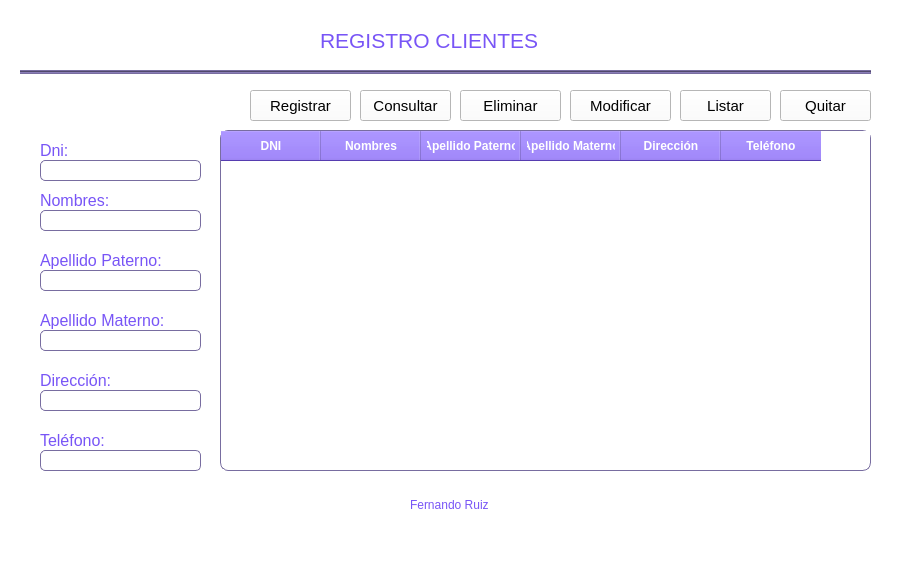
<?xml version="1.0" encoding="UTF-8"?>
<ui version="4.0">
 <class>MainWindow</class>
 <widget class="QMainWindow" name="MainWindow">
  <property name="geometry">
   <rect>
    <x>0</x>
    <y>0</y>
    <width>897</width>
    <height>577</height>
   </rect>
  </property>
  <property name="windowTitle">
   <string>MainWindow</string>
  </property>
  <property name="styleSheet">
   <string notr="true">QWidget {
background: white;
}</string>
  </property>
  <widget class="QWidget" name="centralwidget">
   <widget class="QPushButton" name="btnListar">
    <property name="geometry">
     <rect>
      <x>680</x>
      <y>90</y>
      <width>91</width>
      <height>31</height>
     </rect>
    </property>
    <property name="font">
     <font>
      <pointsize>11</pointsize>
     </font>
    </property>
    <property name="styleSheet">
     <string notr="true">QPushButton {
color: #7855F6;
border: 1px solid #786DA0;
border-radius: 10px
}

QPushButton:hover {
color: white;
background: #7855F6;
border: 1px solid white;
};</string>
    </property>
    <property name="text">
     <string>Listar</string>
    </property>
   </widget>
   <widget class="QPushButton" name="btnEliminar">
    <property name="geometry">
     <rect>
      <x>460</x>
      <y>90</y>
      <width>101</width>
      <height>31</height>
     </rect>
    </property>
    <property name="font">
     <font>
      <pointsize>11</pointsize>
     </font>
    </property>
    <property name="styleSheet">
     <string notr="true">QPushButton {
color: #7855F6;
border: 1px solid #786DA0;
border-radius: 10px
}

QPushButton:hover {
color: white;
background: #7855F6;
border: 1px solid white;
};</string>
    </property>
    <property name="text">
     <string>Eliminar</string>
    </property>
   </widget>
   <widget class="QPushButton" name="btnModificar">
    <property name="geometry">
     <rect>
      <x>570</x>
      <y>90</y>
      <width>101</width>
      <height>31</height>
     </rect>
    </property>
    <property name="font">
     <font>
      <pointsize>11</pointsize>
     </font>
    </property>
    <property name="styleSheet">
     <string notr="true">QPushButton {
color: #7855F6;
border: 1px solid #786DA0;
border-radius: 10px
}

QPushButton:hover {
color: white;
background: #7855F6;
border: 1px solid white;
};</string>
    </property>
    <property name="text">
     <string>Modificar</string>
    </property>
   </widget>
   <widget class="QPushButton" name="btnRegistrar">
    <property name="geometry">
     <rect>
      <x>250</x>
      <y>90</y>
      <width>101</width>
      <height>31</height>
     </rect>
    </property>
    <property name="font">
     <font>
      <family>MS Shell Dlg 2</family>
      <pointsize>11</pointsize>
      <weight>50</weight>
      <italic>false</italic>
      <bold>false</bold>
     </font>
    </property>
    <property name="styleSheet">
     <string notr="true">QPushButton {
color: #7855F6;
border: 1px solid #786DA0;
border-radius: 10px
}

QPushButton:hover {
color: white;
background: #7855F6;
border: 1px solid white;
};</string>
    </property>
    <property name="text">
     <string>Registrar</string>
    </property>
   </widget>
   <widget class="QPushButton" name="btnQuitar">
    <property name="geometry">
     <rect>
      <x>780</x>
      <y>90</y>
      <width>91</width>
      <height>31</height>
     </rect>
    </property>
    <property name="font">
     <font>
      <pointsize>11</pointsize>
     </font>
    </property>
    <property name="styleSheet">
     <string notr="true">QPushButton {
color: #7855F6;
border: 1px solid #786DA0;
border-radius: 10px
}

QPushButton:hover {
color: white;
background: #7855F6;
border: 1px solid white;
};</string>
    </property>
    <property name="text">
     <string>Quitar</string>
    </property>
   </widget>
   <widget class="QPushButton" name="btnConsultar">
    <property name="geometry">
     <rect>
      <x>360</x>
      <y>90</y>
      <width>91</width>
      <height>31</height>
     </rect>
    </property>
    <property name="font">
     <font>
      <pointsize>11</pointsize>
     </font>
    </property>
    <property name="styleSheet">
     <string notr="true">QPushButton {
color: #7855F6;
border: 1px solid #786DA0;
border-radius: 10px
}

QPushButton:hover {
color: white;
background: #7855F6;
border: 1px solid white;
};</string>
    </property>
    <property name="text">
     <string>Consultar</string>
    </property>
   </widget>
   <widget class="QLineEdit" name="txtApellidoMaterno">
    <property name="geometry">
     <rect>
      <x>40</x>
      <y>330</y>
      <width>161</width>
      <height>21</height>
     </rect>
    </property>
    <property name="styleSheet">
     <string notr="true">color: #7855F6;
border: 1px solid #786DA0;
border-radius: 5px</string>
    </property>
   </widget>
   <widget class="QLineEdit" name="txtTelefono">
    <property name="geometry">
     <rect>
      <x>40</x>
      <y>450</y>
      <width>161</width>
      <height>21</height>
     </rect>
    </property>
    <property name="styleSheet">
     <string notr="true">color: #7855F6;
border: 1px solid #786DA0;
border-radius: 5px</string>
    </property>
   </widget>
   <widget class="QLineEdit" name="txtApellidoPaterno">
    <property name="geometry">
     <rect>
      <x>40</x>
      <y>270</y>
      <width>161</width>
      <height>21</height>
     </rect>
    </property>
    <property name="styleSheet">
     <string notr="true">color: #7855F6;
border: 1px solid #786DA0;
border-radius: 5px</string>
    </property>
   </widget>
   <widget class="QLineEdit" name="txtDni">
    <property name="geometry">
     <rect>
      <x>40</x>
      <y>160</y>
      <width>161</width>
      <height>21</height>
     </rect>
    </property>
    <property name="styleSheet">
     <string notr="true">color: #7855F6;
border: 1px solid #786DA0;
border-radius: 5px</string>
    </property>
   </widget>
   <widget class="QLineEdit" name="txtDireccion">
    <property name="geometry">
     <rect>
      <x>40</x>
      <y>390</y>
      <width>161</width>
      <height>21</height>
     </rect>
    </property>
    <property name="styleSheet">
     <string notr="true">color: #7855F6;
border: 1px solid #786DA0;
border-radius: 5px</string>
    </property>
   </widget>
   <widget class="QLineEdit" name="txtNombres">
    <property name="geometry">
     <rect>
      <x>40</x>
      <y>210</y>
      <width>161</width>
      <height>21</height>
     </rect>
    </property>
    <property name="styleSheet">
     <string notr="true">color: #7855F6;
border: 1px solid #786DA0;
border-radius: 5px</string>
    </property>
   </widget>
   <widget class="QTableWidget" name="tblClientes">
    <property name="geometry">
     <rect>
      <x>220</x>
      <y>130</y>
      <width>651</width>
      <height>341</height>
     </rect>
    </property>
    <property name="styleSheet">
     <string notr="true">QTableWidget {
    gridline-color: #e0e0e0;
    border: 1px solid #786DA0;
    border-radius: 8px;
    font-size: 13px;
    color: #7855F6;
}

QHeaderView::section {
    background-color: #7855F6;
    color: white;
    padding: 6px;
    font-weight: bold;
}

QTableWidget::item:selected {
    background-color: #cfc6ff;
    color: black;
}

QTableWidget::item:hover {
    background-color: #eae6ff;
}
</string>
    </property>
    <column>
     <property name="text">
      <string>DNI</string>
     </property>
    </column>
    <column>
     <property name="text">
      <string>Nombres</string>
     </property>
    </column>
    <column>
     <property name="text">
      <string>Apellido Paterno</string>
     </property>
    </column>
    <column>
     <property name="text">
      <string>Apellido Materno</string>
     </property>
    </column>
    <column>
     <property name="text">
      <string>Dirección</string>
     </property>
    </column>
    <column>
     <property name="text">
      <string>Teléfono</string>
     </property>
    </column>
   </widget>
   <widget class="QLabel" name="label_9">
    <property name="geometry">
     <rect>
      <x>40</x>
      <y>140</y>
      <width>47</width>
      <height>21</height>
     </rect>
    </property>
    <property name="font">
     <font>
      <family>Arial</family>
      <pointsize>12</pointsize>
      <weight>50</weight>
      <bold>false</bold>
     </font>
    </property>
    <property name="styleSheet">
     <string notr="true">color: #7855F6;
font: inter</string>
    </property>
    <property name="text">
     <string>Dni:</string>
    </property>
   </widget>
   <widget class="QLabel" name="label_11">
    <property name="geometry">
     <rect>
      <x>40</x>
      <y>190</y>
      <width>91</width>
      <height>21</height>
     </rect>
    </property>
    <property name="font">
     <font>
      <family>Arial</family>
      <pointsize>12</pointsize>
      <weight>50</weight>
      <bold>false</bold>
     </font>
    </property>
    <property name="styleSheet">
     <string notr="true">color: #7855F6;
font: inter</string>
    </property>
    <property name="text">
     <string>Nombres:</string>
    </property>
   </widget>
   <widget class="QLabel" name="label_12">
    <property name="geometry">
     <rect>
      <x>40</x>
      <y>250</y>
      <width>161</width>
      <height>21</height>
     </rect>
    </property>
    <property name="font">
     <font>
      <family>Arial</family>
      <pointsize>12</pointsize>
      <weight>50</weight>
      <bold>false</bold>
     </font>
    </property>
    <property name="styleSheet">
     <string notr="true">color: #7855F6;
font: inter</string>
    </property>
    <property name="text">
     <string>Apellido Paterno:</string>
    </property>
   </widget>
   <widget class="QLabel" name="label_13">
    <property name="geometry">
     <rect>
      <x>40</x>
      <y>310</y>
      <width>161</width>
      <height>21</height>
     </rect>
    </property>
    <property name="font">
     <font>
      <family>Arial</family>
      <pointsize>12</pointsize>
      <weight>50</weight>
      <bold>false</bold>
     </font>
    </property>
    <property name="styleSheet">
     <string notr="true">color: #7855F6;
font: inter</string>
    </property>
    <property name="text">
     <string>Apellido Materno:</string>
    </property>
   </widget>
   <widget class="QLabel" name="label_14">
    <property name="geometry">
     <rect>
      <x>40</x>
      <y>430</y>
      <width>91</width>
      <height>21</height>
     </rect>
    </property>
    <property name="font">
     <font>
      <family>Arial</family>
      <pointsize>12</pointsize>
      <weight>50</weight>
      <bold>false</bold>
     </font>
    </property>
    <property name="styleSheet">
     <string notr="true">color: #7855F6;
font: inter</string>
    </property>
    <property name="text">
     <string>Teléfono:</string>
    </property>
   </widget>
   <widget class="QLabel" name="label_15">
    <property name="geometry">
     <rect>
      <x>40</x>
      <y>370</y>
      <width>111</width>
      <height>21</height>
     </rect>
    </property>
    <property name="font">
     <font>
      <family>Arial</family>
      <pointsize>12</pointsize>
      <weight>50</weight>
      <bold>false</bold>
     </font>
    </property>
    <property name="styleSheet">
     <string notr="true">color: #7855F6;
font: inter</string>
    </property>
    <property name="text">
     <string>Dirección:</string>
    </property>
   </widget>
   <widget class="QLabel" name="label">
    <property name="geometry">
     <rect>
      <x>320</x>
      <y>30</y>
      <width>261</width>
      <height>21</height>
     </rect>
    </property>
    <property name="font">
     <font>
      <pointsize>16</pointsize>
      <weight>50</weight>
      <italic>false</italic>
      <bold>false</bold>
     </font>
    </property>
    <property name="styleSheet">
     <string notr="true">color: #7855F6;
font: tahoma;
font-style: bold;
font-size: 16pt;</string>
    </property>
    <property name="text">
     <string>REGISTRO CLIENTES</string>
    </property>
   </widget>
   <widget class="QLabel" name="label_2">
    <property name="geometry">
     <rect>
      <x>410</x>
      <y>490</y>
      <width>91</width>
      <height>31</height>
     </rect>
    </property>
    <property name="styleSheet">
     <string notr="true">color: #7855F6;
</string>
    </property>
    <property name="text">
     <string>&lt;html&gt;&lt;head/&gt;&lt;body&gt;&lt;p&gt;&lt;span&gt;Fernando Ruiz&lt;/span&gt;&lt;/p&gt;&lt;/body&gt;&lt;/html&gt;</string>
    </property>
   </widget>
   <widget class="Line" name="line_2">
    <property name="geometry">
     <rect>
      <x>20</x>
      <y>70</y>
      <width>851</width>
      <height>4</height>
     </rect>
    </property>
    <property name="styleSheet">
     <string notr="true">background-color: #786DA0;
min-height: 2px;
max-height: 2px;</string>
    </property>
    <property name="orientation">
     <enum>Qt::Horizontal</enum>
    </property>
   </widget>
   <zorder>btnListar</zorder>
   <zorder>btnEliminar</zorder>
   <zorder>btnModificar</zorder>
   <zorder>btnRegistrar</zorder>
   <zorder>btnQuitar</zorder>
   <zorder>btnConsultar</zorder>
   <zorder>tblClientes</zorder>
   <zorder>label_9</zorder>
   <zorder>label_11</zorder>
   <zorder>label_12</zorder>
   <zorder>label_13</zorder>
   <zorder>label_14</zorder>
   <zorder>label_15</zorder>
   <zorder>label</zorder>
   <zorder>label_2</zorder>
   <zorder>line_2</zorder>
   <zorder>txtDni</zorder>
   <zorder>txtNombres</zorder>
   <zorder>txtApellidoPaterno</zorder>
   <zorder>txtApellidoMaterno</zorder>
   <zorder>txtDireccion</zorder>
   <zorder>txtTelefono</zorder>
  </widget>
  <widget class="QMenuBar" name="menubar">
   <property name="geometry">
    <rect>
     <x>0</x>
     <y>0</y>
     <width>897</width>
     <height>26</height>
    </rect>
   </property>
  </widget>
  <widget class="QStatusBar" name="statusbar"/>
 </widget>
 <resources/>
 <connections/>
</ui>
